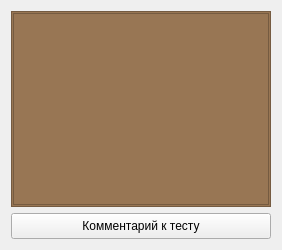
          <widget class="QWidget" name="tab_optionalTests_step">
           <attribute name="title">
            <string>Тест шаговой реакции</string>
           </attribute>
           <layout class="QVBoxLayout" name="verticalLayout_33">
            <item>
             <widget class="QFrame" name="frame_chartStep">
              <property name="autoFillBackground">
               <bool>false</bool>
              </property>
              <property name="styleSheet">
               <string notr="true">background-color: rgb(152, 118, 84);</string>
              </property>
              <property name="frameShape">
               <enum>QFrame::Shape::StyledPanel</enum>
              </property>
              <property name="frameShadow">
               <enum>QFrame::Shadow::Raised</enum>
              </property>
              <layout class="QVBoxLayout" name="verticalLayout_32">
               <property name="spacing">
                <number>3</number>
               </property>
               <property name="leftMargin">
                <number>1</number>
               </property>
               <property name="topMargin">
                <number>1</number>
               </property>
               <property name="rightMargin">
                <number>1</number>
               </property>
               <property name="bottomMargin">
                <number>1</number>
               </property>
               <item>
                <widget class="MyChart" name="Chart_step"/>
               </item>
              </layout>
             </widget>
            </item>
            <item>
             <widget class="QPushButton" name="pushButton_commentStepTest">
              <property name="styleSheet">
               <string notr="true">padding: 5px 5px;</string>
              </property>
              <property name="text">
               <string>Комментарий к тесту</string>
              </property>
             </widget>
            </item>
           </layout>
          </widget>
